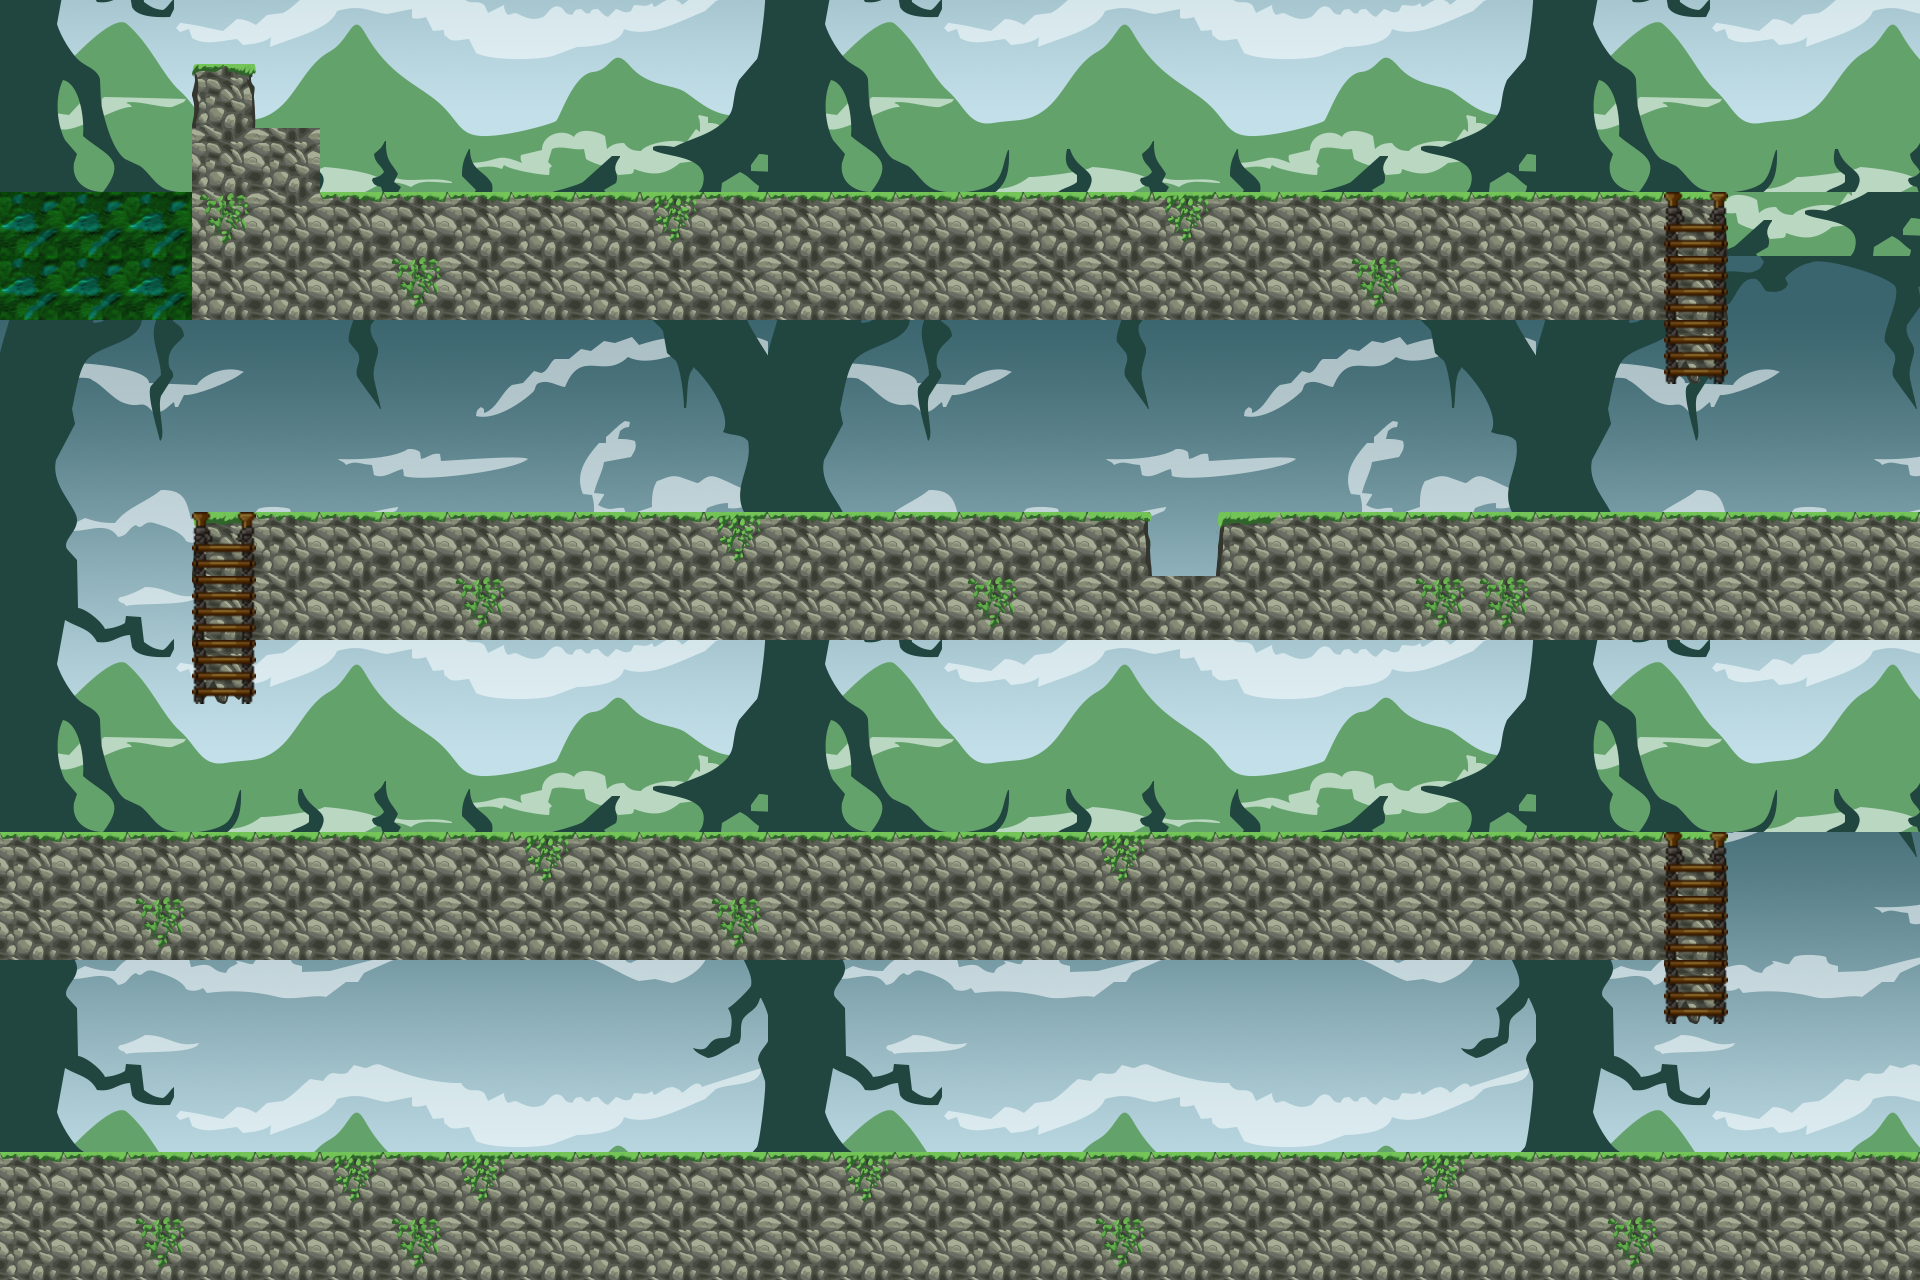

The image is a tile-based game level rendered from a .tmx file. Its description and source (layers, tilesets, objects; grid data summarised) follow:
An orthogonal 30x20 tile map with 64x64 px tiles, 5 tile layers (Background, Platforma, Ljestve_temelj, Ljestve, ...), 4 hidden layers not drawn, 13 tilesets and 27 objects (4x Ljestve_pomoc, 2x Kraj, v1, v2, v3, ...).

<map version="1.10" tiledversion="1.11.2" orientation="orthogonal" renderorder="right-down" width="30" height="20" tilewidth="64" tileheight="64" infinite="0" nextlayerid="22" nextobjectid="48">
 <editorsettings>
  <export target="Mapa2.js" format="js" />
 </editorsettings>
 <tileset firstgid="1" name="Background" tilewidth="64" tileheight="64" tilecount="108" columns="12">
  <image source="OOP igra/4maps/2) Backgrounds/jungle.png" width="800" height="600" />
 </tileset>
 <tileset firstgid="109" name="Platforma1" tilewidth="64" tileheight="64" tilecount="20" columns="5">
  <image source="OOP igra/4maps/1) Tilemaps/tiles-jungle.png" width="320" height="256" />
 </tileset>
 <tileset firstgid="129" name="Platforma2" tilewidth="64" tileheight="64" tilecount="20" columns="5">
  <image source="OOP igra/4maps/1) Tilemaps/tiles-stones.png" width="320" height="256" />
 </tileset>
 <tileset firstgid="149" name="Boomerang" tilewidth="48" tileheight="48" tilecount="8" columns="8">
  <image source="OOP igra/bullet006_48px_8.png" width="384" height="48" />
  <tile id="7">
   <animation>
    <frame tileid="0" duration="100" />
    <frame tileid="1" duration="100" />
    <frame tileid="2" duration="100" />
    <frame tileid="3" duration="100" />
    <frame tileid="4" duration="100" />
    <frame tileid="5" duration="100" />
    <frame tileid="6" duration="100" />
    <frame tileid="7" duration="100" />
   </animation>
  </tile>
 </tileset>
 <tileset firstgid="157" name="Lijane1" tilewidth="64" tileheight="64" tilecount="3" columns="3">
  <image source="OOP igra/ljestve.png" width="192" height="64" />
 </tileset>
 <tileset firstgid="160" name="Glavni1" tilewidth="64" tileheight="64" tilecount="600" columns="30">
  <image source="OOP igra/Glavni.png" width="1920" height="1280" />
 </tileset>
 <tileset firstgid="760" name="Vatra1" tilewidth="64" tileheight="64" tilecount="600" columns="30">
  <image source="OOP igra/Vatra.png" width="1920" height="1280" />
  <tile id="5">
   <animation>
    <frame tileid="0" duration="100" />
    <frame tileid="1" duration="100" />
    <frame tileid="2" duration="100" />
    <frame tileid="3" duration="100" />
    <frame tileid="4" duration="100" />
    <frame tileid="5" duration="100" />
   </animation>
  </tile>
 </tileset>
 <tileset firstgid="1360" name="Kraj" tilewidth="64" tileheight="64" tilecount="4" columns="2">
  <image source="OOP igra/4maps/3) Objects/door.png" width="128" height="128" />
 </tileset>
 <tileset firstgid="1364" name="Blago1" tilewidth="64" tileheight="64" tilecount="600" columns="30">
  <image source="OOP igra/Blago1.png" width="1920" height="1280" />
  <tile id="3">
   <animation>
    <frame tileid="0" duration="250" />
    <frame tileid="1" duration="250" />
    <frame tileid="2" duration="250" />
    <frame tileid="3" duration="250" />
   </animation>
  </tile>
 </tileset>
 <tileset firstgid="1964" name="Coin1" tilewidth="64" tileheight="64" tilecount="600" columns="30">
  <image source="OOP igra/Coin1.png" width="1920" height="1280" />
 </tileset>
 <tileset firstgid="2564" name="Projektil" tilewidth="64" tileheight="64" tilecount="1" columns="1">
  <image source="OOP igra/Explosion_blue_circle4_resized.png" width="64" height="64" />
 </tileset>
 <tileset firstgid="2565" name="Golem" tilewidth="64" tileheight="64" tilecount="600" columns="30">
  <image source="OOP igra/Golem1.png" width="1920" height="1280" />
 </tileset>
 <tileset firstgid="3165" name="Background2" tilewidth="64" tileheight="64" tilecount="108" columns="12">
  <image source="OOP igra/4maps/2) Backgrounds/hills.png" width="800" height="600" />
 </tileset>
 <layer id="1" name="Background" class="Background" width="30" height="20">
  <data>[600 cells, 600 non-empty, 108 distinct tile ids]</data>
 </layer>
 <objectgroup id="10" name="Items" class="Items">
  <object id="19" name="v1" gid="765" x="193.066" y="64.3425" width="64" height="64" />
  <object id="20" name="v2" gid="765" x="252.76" y="127.1" width="64" height="64" />
  <object id="21" name="v3" gid="765" x="-4.12" y="832.728" width="64" height="64" />
  <object id="22" name="v4" gid="765" x="1861.4" y="513.634" width="64" height="64" />
  <object id="23" name="v5" gid="765" x="1860.88" y="1151.54" width="64" height="64" />
  <object id="25" name="Kraj" gid="1363" x="1785.28" y="1215.46" width="134.667" height="137.333" visible="0" />
  <object id="26" name="Blago" gid="1367" x="5.49" y="1148.82" width="64" height="64" />
  <object id="27" name="c1" gid="1964" x="779.982" y="180.85" width="37.3069" height="35.4002" />
  <object id="28" name="c2" gid="1964" x="1676.3" y="53.549" width="37.3069" height="35.4002" />
  <object id="29" name="c3" gid="1964" x="1774.71" y="500.816" width="37.3069" height="35.4002" />
  <object id="30" name="c4" gid="1964" x="722.11" y="373.897" width="37.3069" height="35.4002" />
  <object id="31" name="c5" gid="1964" x="108.11" y="820.973" width="37.3069" height="35.4002" />
  <object id="32" name="c6" gid="1964" x="1773.45" y="1139.55" width="37.3069" height="35.4002" />
  <object id="37" name="Kraj" gid="1362" x="1772" y="1208" width="144" height="128" visible="0" />
  <object id="39" name="End1" gid="1360" x="4.33" y="129.67" width="64" height="64" />
  <object id="40" name="End2" gid="1362" x="4.99667" y="193" width="64" height="64" />
  <object id="41" name="End3" gid="1361" x="67.0033" y="129.667" width="64" height="64" />
  <object id="42" name="End4" gid="1363" x="67.0033" y="193" width="64" height="64" />
  <object id="43" name="Projektil" gid="2564" x="10.667" y="377.334" width="45.3333" height="44.6667" />
  <object id="44" name="v6" gid="765" x="1161.33" y="192.333" width="47.5" height="44" />
  <object id="45" name="v7" gid="765" x="1153.5" y="577" width="61.5" height="62" />
  <object id="46" name="v8" gid="765" x="221.5" y="1151" width="48.5" height="42" />
  <object id="47" name="v9" gid="765" x="244.5" y="1151" width="43.5" height="41" />
 </objectgroup>
 <layer id="2" name="Platforma" class="Platforma" width="30" height="20">
  <data>[600 cells, 218 non-empty, 8 distinct tile ids]</data>
 </layer>
 <layer id="5" name="Ljestve_temelj" class="Ljestve_temelj" width="30" height="20">
  <data>[600 cells, 9 non-empty, 5 distinct tile ids]</data>
 </layer>
 <layer id="6" name="Ljestve" class="Ljestve" width="30" height="20">
  <data>[600 cells, 9 non-empty, 2 distinct tile ids]</data>
 </layer>
 <layer id="11" name="Vatra" class="Vatra" width="30" height="20" visible="0">
  <data>[600 cells, 1 non-empty, 1 distinct tile ids]</data>
 </layer>
 <objectgroup id="17" name="Ljestve_pomoc" visible="0">
  <object id="33" name="ljp1" type="Ljestve_pomoc" gid="129" x="1664.83" y="198" width="64" height="10.6667">
   <properties>
    <property name="class" value="Ljestve_pomoc" />
   </properties>
  </object>
  <object id="34" name="ljp2" type="Ljestve_pomoc" gid="129" x="192" y="516.5" width="64" height="10">
   <properties>
    <property name="class" value="Ljestve_pomoc" />
   </properties>
  </object>
  </objectgroup>
 <layer id="12" name="Glavni" class="Glavni" width="30" height="20" visible="0">
  <properties>
   <property name="class" value="Glavni" />
  </properties>
  <data>[600 cells, 25 non-empty, 25 distinct tile ids]</data>
 </layer>
 <layer id="13" name="Golem" class="Golem" width="30" height="20" visible="0">
  <properties>
   <property name="class" value="Golem" />
  </properties>
  <data>[600 cells, 24 non-empty, 24 distinct tile ids]</data>
 </layer>
 <layer id="14" name="Boomerang" class="Boomerang" width="30" height="20" visible="0">
  <properties>
   <property name="class" value="Boomerang" />
  </properties>
  <data>[600 cells, 1 non-empty, 1 distinct tile ids]</data>
 </layer>
 <layer id="21" name="Correction" width="30" height="20">
  <data>[600 cells, 1 non-empty, 1 distinct tile ids]</data>
 </layer>
</map>
<!-- 2 of 27 objects omitted -->
